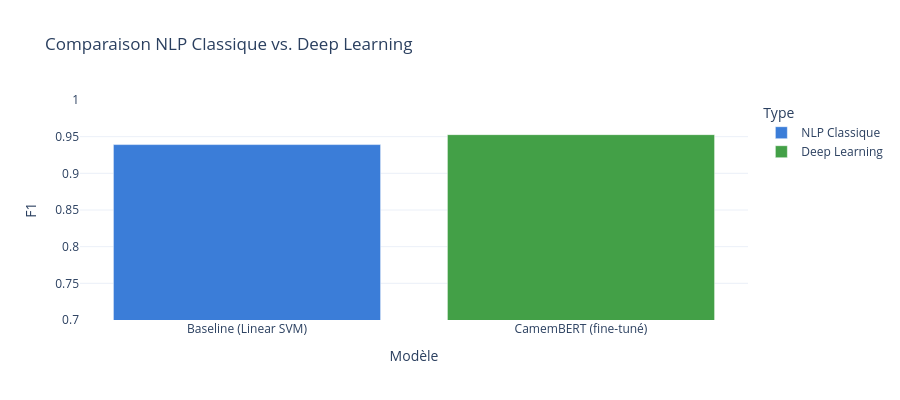

Write notebook code for a chart like this one.
### Markdown cell above
## 4. Comparaison Baseline vs CamemBERT

### Code cell
# Charger les résultats du baseline
try:
    baseline = joblib.load(MODELS / 'baseline_results.pkl')
    baseline_f1 = baseline['f1']
    baseline_name = baseline['name']
except:
    baseline_f1 = 0.85  # Estimation si pas encore exécuté
    baseline_name = 'TF-IDF Baseline'

# Comparaison
comparison = pd.DataFrame([
    {'Modèle': f'Baseline ({baseline_name})', 'F1': baseline_f1, 'Type': 'NLP Classique'},
    {'Modèle': 'CamemBERT (fine-tuné)', 'F1': f1_camembert, 'Type': 'Deep Learning'},
])

display(comparison)

improvement = (f1_camembert - baseline_f1) * 100
print(f'\nAmélioration CamemBERT vs Baseline : {improvement:+.1f} points de F1')

fig = px.bar(comparison, x='Modèle', y='F1', color='Type',
    title='Comparaison NLP Classique vs. Deep Learning',
    color_discrete_map={'NLP Classique': '#3B7DD8', 'Deep Learning': '#43A047'},
    template='plotly_white', height=400)
fig.update_layout(yaxis_range=[0.7, 1.0])
fig.show()
fig.write_image(ASSETS / '05_comparaison_baseline_camembert.png', scale=2)

### Figure 1 — Plotly figure (JSON) as saved in the notebook; plotly's stock layout.template omitted (floating-point values rounded to 4 significant figures)
{"data": [{"hovertemplate": "Type=NLP Classique<br>Modèle=%{x}<br>F1=%{y}<extra></extra>", "legendgroup": "NLP Classique", "marker": {"color": "#3B7DD8", "pattern": {"shape": ""}}, "name": "NLP Classique", "orientation": "v", "showlegend": true, "textposition": "auto", "type": "bar", "x": ["Baseline (Linear SVM)"], "xaxis": "x", "y": [0.9392], "yaxis": "y"}, {"hovertemplate": "Type=Deep Learning<br>Modèle=%{x}<br>F1=%{y}<extra></extra>", "legendgroup": "Deep Learning", "marker": {"color": "#43A047", "pattern": {"shape": ""}}, "name": "Deep Learning", "orientation": "v", "showlegend": true, "textposition": "auto", "type": "bar", "x": ["CamemBERT (fine-tuné)"], "xaxis": "x", "y": [0.9528], "yaxis": "y"}], "layout": {"barmode": "relative", "height": 400, "legend": {"title": {"text": "Type"}, "tracegroupgap": 0}, "title": {"text": "Comparaison NLP Classique vs. Deep Learning"}, "xaxis": {"anchor": "y", "domain": [0, 1], "title": {"text": "Modèle"}}, "yaxis": {"anchor": "x", "domain": [0, 1], "range": [0.7, 1], "title": {"text": "F1"}}}}
